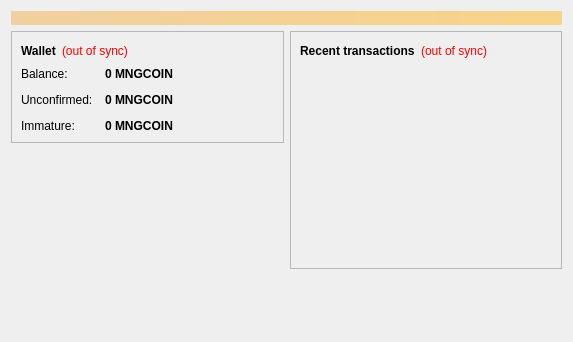
<?xml version="1.0" encoding="UTF-8"?>
<ui version="4.0">
 <class>OverviewPage</class>
 <widget class="QWidget" name="OverviewPage">
  <property name="geometry">
   <rect>
    <x>0</x>
    <y>0</y>
    <width>573</width>
    <height>342</height>
   </rect>
  </property>
  <property name="windowTitle">
   <string>Form</string>
  </property>
  <layout class="QVBoxLayout" name="topLayout">
   <item>
    <widget class="QLabel" name="labelAlerts">
     <property name="visible">
      <bool>false</bool>
     </property>
     <property name="styleSheet">
      <string notr="true">background-color: qlineargradient(x1: 0, y1: 0, x2: 1, y2: 0, stop:0 #F0D0A0, stop:1 #F8D488); color:#000000;</string>
     </property>
     <property name="wordWrap">
      <bool>true</bool>
     </property>
     <property name="margin">
      <number>3</number>
     </property>
    </widget>
   </item>
   <item>
    <layout class="QHBoxLayout" name="horizontalLayout" stretch="1,1">
     <item>
      <layout class="QVBoxLayout" name="verticalLayout_2">
       <item>
        <widget class="QFrame" name="frame">
         <property name="frameShape">
          <enum>QFrame::StyledPanel</enum>
         </property>
         <property name="frameShadow">
          <enum>QFrame::Raised</enum>
         </property>
         <layout class="QVBoxLayout" name="verticalLayout_4">
          <item>
           <layout class="QHBoxLayout" name="horizontalLayout_4">
            <item>
             <widget class="QLabel" name="label_5">
              <property name="font">
               <font>
                <weight>75</weight>
                <bold>true</bold>
               </font>
              </property>
              <property name="text">
               <string>Wallet</string>
              </property>
             </widget>
            </item>
            <item>
             <widget class="QLabel" name="labelWalletStatus">
              <property name="toolTip">
               <string>The displayed information may be out of date. Your wallet automatically synchronizes with the Mngcoin network after a connection is established, but this process has not completed yet.</string>
              </property>
              <property name="styleSheet">
               <string notr="true">QLabel { color: red; }</string>
              </property>
              <property name="text">
               <string notr="true">(out of sync)</string>
              </property>
              <property name="alignment">
               <set>Qt::AlignLeading|Qt::AlignLeft|Qt::AlignVCenter</set>
              </property>
             </widget>
            </item>
            <item>
             <spacer name="horizontalSpacer_2">
              <property name="orientation">
               <enum>Qt::Horizontal</enum>
              </property>
              <property name="sizeHint" stdset="0">
               <size>
                <width>40</width>
                <height>20</height>
               </size>
              </property>
             </spacer>
            </item>
           </layout>
          </item>
          <item>
           <layout class="QFormLayout" name="formLayout_2">
            <property name="fieldGrowthPolicy">
             <enum>QFormLayout::AllNonFixedFieldsGrow</enum>
            </property>
            <property name="horizontalSpacing">
             <number>12</number>
            </property>
            <property name="verticalSpacing">
             <number>12</number>
            </property>
            <item row="0" column="0">
             <widget class="QLabel" name="label">
              <property name="text">
               <string>Balance:</string>
              </property>
             </widget>
            </item>
            <item row="0" column="1">
             <widget class="QLabel" name="labelBalance">
              <property name="font">
               <font>
                <weight>75</weight>
                <bold>true</bold>
               </font>
              </property>
              <property name="cursor">
               <cursorShape>IBeamCursor</cursorShape>
              </property>
              <property name="toolTip">
               <string>Your current balance</string>
              </property>
              <property name="text">
               <string notr="true">0 MNGCOIN</string>
              </property>
              <property name="textInteractionFlags">
               <set>Qt::LinksAccessibleByMouse|Qt::TextSelectableByKeyboard|Qt::TextSelectableByMouse</set>
              </property>
             </widget>
            </item>
            <item row="1" column="0">
             <widget class="QLabel" name="label_3">
              <property name="text">
               <string>Unconfirmed:</string>
              </property>
             </widget>
            </item>
            <item row="1" column="1">
             <widget class="QLabel" name="labelUnconfirmed">
              <property name="font">
               <font>
                <weight>75</weight>
                <bold>true</bold>
               </font>
              </property>
              <property name="cursor">
               <cursorShape>IBeamCursor</cursorShape>
              </property>
              <property name="toolTip">
               <string>Total of transactions that have yet to be confirmed, and do not yet count toward the current balance</string>
              </property>
              <property name="text">
               <string notr="true">0 MNGCOIN</string>
              </property>
              <property name="textInteractionFlags">
               <set>Qt::LinksAccessibleByMouse|Qt::TextSelectableByKeyboard|Qt::TextSelectableByMouse</set>
              </property>
             </widget>
            </item>
            <item row="2" column="0">
             <widget class="QLabel" name="labelImmatureText">
              <property name="text">
               <string>Immature:</string>
              </property>
             </widget>
            </item>
            <item row="2" column="1">
             <widget class="QLabel" name="labelImmature">
              <property name="font">
               <font>
                <weight>75</weight>
                <bold>true</bold>
               </font>
              </property>
              <property name="toolTip">
               <string>Mined balance that has not yet matured</string>
              </property>
              <property name="text">
               <string notr="true">0 MNGCOIN</string>
              </property>
              <property name="textInteractionFlags">
               <set>Qt::LinksAccessibleByMouse|Qt::TextSelectableByKeyboard|Qt::TextSelectableByMouse</set>
              </property>
             </widget>
            </item>
           </layout>
          </item>
         </layout>
        </widget>
       </item>
       <item>
        <spacer name="verticalSpacer">
         <property name="orientation">
          <enum>Qt::Vertical</enum>
         </property>
         <property name="sizeHint" stdset="0">
          <size>
           <width>20</width>
           <height>40</height>
          </size>
         </property>
        </spacer>
       </item>
      </layout>
     </item>
     <item>
      <layout class="QVBoxLayout" name="verticalLayout_3">
       <item>
        <widget class="QFrame" name="frame_2">
         <property name="frameShape">
          <enum>QFrame::StyledPanel</enum>
         </property>
         <property name="frameShadow">
          <enum>QFrame::Raised</enum>
         </property>
         <layout class="QVBoxLayout" name="verticalLayout">
          <item>
           <layout class="QHBoxLayout" name="horizontalLayout_2">
            <item>
             <widget class="QLabel" name="label_4">
              <property name="text">
               <string>&lt;b&gt;Recent transactions&lt;/b&gt;</string>
              </property>
             </widget>
            </item>
            <item>
             <widget class="QLabel" name="labelTransactionsStatus">
              <property name="toolTip">
               <string>The displayed information may be out of date. Your wallet automatically synchronizes with the Mngcoin network after a connection is established, but this process has not completed yet.</string>
              </property>
              <property name="styleSheet">
               <string notr="true">QLabel { color: red; }</string>
              </property>
              <property name="text">
               <string notr="true">(out of sync)</string>
              </property>
              <property name="alignment">
               <set>Qt::AlignRight|Qt::AlignTrailing|Qt::AlignVCenter</set>
              </property>
             </widget>
            </item>
            <item>
             <spacer name="horizontalSpacer">
              <property name="orientation">
               <enum>Qt::Horizontal</enum>
              </property>
              <property name="sizeHint" stdset="0">
               <size>
                <width>40</width>
                <height>20</height>
               </size>
              </property>
             </spacer>
            </item>
           </layout>
          </item>
          <item>
           <widget class="QListView" name="listTransactions">
            <property name="styleSheet">
             <string notr="true">QListView { background: transparent; }</string>
            </property>
            <property name="frameShape">
             <enum>QFrame::NoFrame</enum>
            </property>
            <property name="verticalScrollBarPolicy">
             <enum>Qt::ScrollBarAlwaysOff</enum>
            </property>
            <property name="horizontalScrollBarPolicy">
             <enum>Qt::ScrollBarAlwaysOff</enum>
            </property>
            <property name="selectionMode">
             <enum>QAbstractItemView::NoSelection</enum>
            </property>
           </widget>
          </item>
         </layout>
        </widget>
       </item>
       <item>
        <spacer name="verticalSpacer_2">
         <property name="orientation">
          <enum>Qt::Vertical</enum>
         </property>
         <property name="sizeHint" stdset="0">
          <size>
           <width>20</width>
           <height>40</height>
          </size>
         </property>
        </spacer>
       </item>
      </layout>
     </item>
    </layout>
   </item>
  </layout>
 </widget>
 <resources/>
 <connections/>
</ui>
